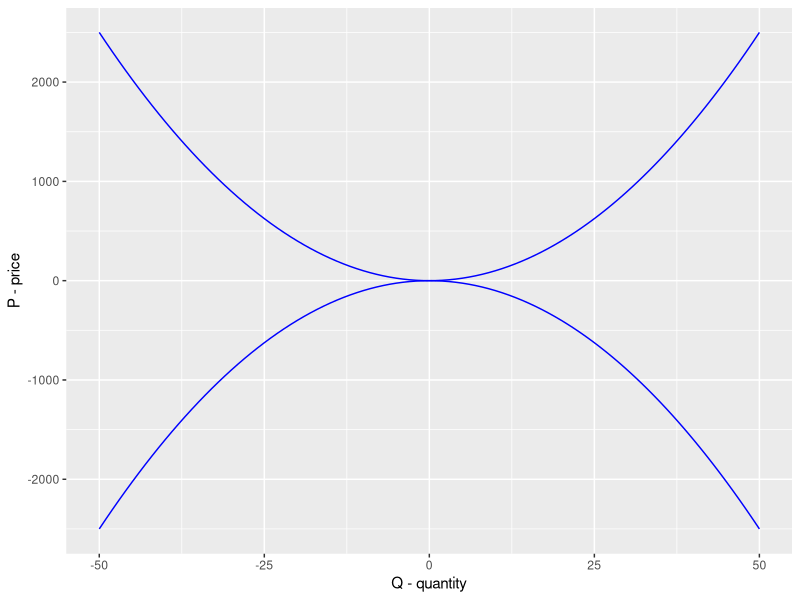

Write the R code that produced this figure.
library(ggplot2)


curve_by_function <- function(...,
                              title, 
                              color="red",
                              minX=-50, 
                              maxX=50, 
                              minY=-5, 
                              maxY=30,
                              xlabel="Q - quantity",
                              ylabel="P - price") {

  gg <- ggplot(data.frame(x=c(minX, maxX)), aes(x = x))
  

  curves <- list(...)
  ncurves <- length(curves)
  print(ncurves)
  
  
  for(i in 1:ncurves){
    gg <- gg + stat_function(fun = curves[[i]], color = color) 
  }
  
  
  gg <- gg + xlim(minX, maxX) + 
    labs(title, x = xlabel, y = ylabel)
  
  
  return(gg)
}

my_function1 <- function(x) {
  return(x^2)
}

my_function2 <- function(x) {
  return(-x^2)
}

curve_by_function(my_function1, my_function2, title="my_function", color="blue")


